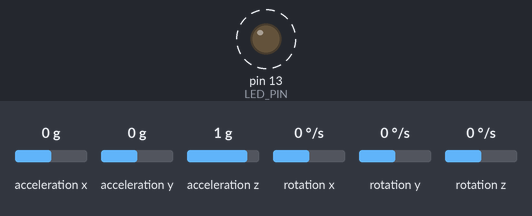
A sketch run on a simulated Arduino Uno, built with avr-gcc and run on an emulated ATmega328P. Parts: output pins drawn as LEDs (lit = HIGH). Dashed ring = blinking. The inputs (shaded band) are chosen by the test bench; at power-on: acceleration x 0 g, acceleration y 0 g, acceleration z 1 g, rotation x 0 °/s, rotation y 0 °/s, rotation z 0 °/s. What the sketch prints to the serial monitor is not drawn.

Above: at 1.2 s.
1.3 s: acceleration x set to -1.4 g
4.5 s: acceleration y set to -1.4 g
Timing chart, 0 to 14.4 s (numbered marks = the images above; inputs shaded):
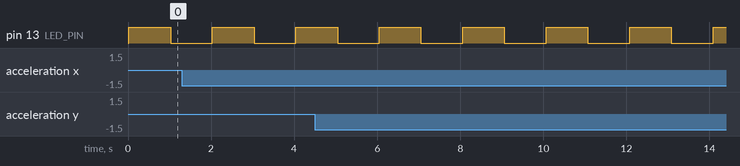

The sketch:

mesure_angle.ino
```cpp
// I2C device class (I2Cdev) demonstration Arduino sketch for MPU6050 class
// 10/7/2011 by Jeff Rowberg <jeff@rowberg.net>
// Updates should (hopefully) always be available at https://github.com/jrowberg/i2cdevlib
//
// Changelog:
//      2013-05-08 - added multiple output formats
//                 - added seamless Fastwire support
//      2011-10-07 - initial release

/* ============================================
I2Cdev device library code is placed under the MIT license
Copyright (c) 2011 Jeff Rowberg

Permission is hereby granted, free of charge, to any person obtaining a copy
of this software and associated documentation files (the "Software"), to deal
in the Software without restriction, including without limitation the rights
to use, copy, modify, merge, publish, distribute, sublicense, and/or sell
copies of the Software, and to permit persons to whom the Software is
furnished to do so, subject to the following conditions:

The above copyright notice and this permission notice shall be included in
all copies or substantial portions of the Software.

THE SOFTWARE IS PROVIDED "AS IS", WITHOUT WARRANTY OF ANY KIND, EXPRESS OR
IMPLIED, INCLUDING BUT NOT LIMITED TO THE WARRANTIES OF MERCHANTABILITY,
FITNESS FOR A PARTICULAR PURPOSE AND NONINFRINGEMENT. IN NO EVENT SHALL THE
AUTHORS OR COPYRIGHT HOLDERS BE LIABLE FOR ANY CLAIM, DAMAGES OR OTHER
LIABILITY, WHETHER IN AN ACTION OF CONTRACT, TORT OR OTHERWISE, ARISING FROM,
OUT OF OR IN CONNECTION WITH THE SOFTWARE OR THE USE OR OTHER DEALINGS IN
THE SOFTWARE.
===============================================
*/

// I2Cdev and MPU6050 must be installed as libraries, or else the .cpp/.h files
// for both classes must be in the include path of your project
#include "I2Cdev.h"
#include "MPU6050.h"
#include "math.h"

// Arduino Wire library is required if I2Cdev I2CDEV_ARDUINO_WIRE implementation
// is used in I2Cdev.h
#if I2CDEV_IMPLEMENTATION == I2CDEV_ARDUINO_WIRE
    #include "Wire.h"
#endif

// class default I2C address is 0x68
// specific I2C addresses may be passed as a parameter here
// AD0 low = 0x68 (default for InvenSense evaluation board)
// AD0 high = 0x69
MPU6050 accelgyro;
//MPU6050 accelgyro(0x69); // <-- use for AD0 high

int16_t ax, ay, az;
int16_t gx, gy, gz;
double alpha = 0;
double axd = 0;
double beta = 0;
double ayd = 0;


// uncomment "OUTPUT_READABLE_ACCELGYRO" if you want to see a tab-separated
// list of the accel X/Y/Z and then gyro X/Y/Z values in decimal. Easy to read,
// not so easy to parse, and slow(er) over UART.
#define OUTPUT_READABLE_ACCELGYRO

// uncomment "OUTPUT_BINARY_ACCELGYRO" to send all 6 axes of data as 16-bit
// binary, one right after the other. This is very fast (as fast as possible
// without compression or data loss), and easy to parse, but impossible to read
// for a human.
//#define OUTPUT_BINARY_ACCELGYRO


#define LED_PIN 13
bool blinkState = false;

void setup() {
    // join I2C bus (I2Cdev library doesn't do this automatically)
    #if I2CDEV_IMPLEMENTATION == I2CDEV_ARDUINO_WIRE
        Wire.begin();
    #elif I2CDEV_IMPLEMENTATION == I2CDEV_BUILTIN_FASTWIRE
        Fastwire::setup(400, true);
    #endif

    // initialize serial communication
    // (38400 chosen because it works as well at 8MHz as it does at 16MHz, but
    // it's really up to you depending on your project)
    Serial.begin(38400);

    // initialize device
    Serial.println("Initializing I2C devices...");
    accelgyro.initialize();

    // verify connection
    Serial.println("Testing device connections...");
    Serial.println(accelgyro.testConnection() ? "MPU6050 connection successful" : "MPU6050 connection failed");

    // use the code below to change accel/gyro offset values
    /*
    Serial.println("Updating internal sensor offsets...");
    // -76	-2359	1688	0	0	0
    Serial.print(accelgyro.getXAccelOffset()); Serial.print("\t"); // -76
    Serial.print(accelgyro.getYAccelOffset()); Serial.print("\t"); // -2359
    Serial.print(accelgyro.getZAccelOffset()); Serial.print("\t"); // 1688
    Serial.print(accelgyro.getXGyroOffset()); Serial.print("\t"); // 0
    Serial.print(accelgyro.getYGyroOffset()); Serial.print("\t"); // 0
    Serial.print(accelgyro.getZGyroOffset()); Serial.print("\t"); // 0
    Serial.print("\n");
    accelgyro.setXGyroOffset(220);
    accelgyro.setYGyroOffset(76);
    accelgyro.setZGyroOffset(-85);
    Serial.print(accelgyro.getXAccelOffset()); Serial.print("\t"); // -76
    Serial.print(accelgyro.getYAccelOffset()); Serial.print("\t"); // -2359
    Serial.print(accelgyro.getZAccelOffset()); Serial.print("\t"); // 1688
    Serial.print(accelgyro.getXGyroOffset()); Serial.print("\t"); // 0
    Serial.print(accelgyro.getYGyroOffset()); Serial.print("\t"); // 0
    Serial.print(accelgyro.getZGyroOffset()); Serial.print("\t"); // 0
    Serial.print("\n");
    */

    // configure Arduino LED for

    pinMode(LED_PIN, OUTPUT);
    accelgyro.setFullScaleGyroRange(3);
    accelgyro.setFullScaleAccelRange(3);
}

void loop() {
    // read raw accel/gyro measurements from device
    accelgyro.getMotion6(&ax, &ay, &az, &gx, &gy, &gz);

    // these methods (and a few others) are also available
    //accelgyro.getAcceleration(&ax, &ay, &az);
    //accelgyro.getRotation(&gx, &gy, &gz);

    #ifdef OUTPUT_READABLE_ACCELGYRO
        // display tab-separated accel/gyro x/y/z values
        axd = (double)ax;
        alpha = -acos(-axd/-2070)+3.14/2 ;
        if ( az < 0)
        {
          alpha = 3.14/2 + (3.14/2 - alpha);
        }

        alpha = 360*alpha/(2*3.14);
        Serial.print("angle actuel X = ");
        Serial.print("\t");
        Serial.print(alpha);
        Serial.print("\n");

        ayd = (double)ay;
        beta = -acos(-ayd/-2070)+3.14/2 ;
        if ( az < 0)
        {
          beta = 3.14/2 + (3.14/2 - beta);
        }

        beta = 360*beta/(2*3.14);
        Serial.print("angle actuel Y = ");
        Serial.print("\t");
        Serial.print(beta);
        Serial.print("\n");

    #endif

    #ifdef OUTPUT_BINARY_ACCELGYRO
        Serial.write((uint8_t)(ax >> 8)); Serial.write((uint8_t)(ax & 0xFF));
        Serial.write((uint8_t)(ay >> 8)); Serial.write((uint8_t)(ay & 0xFF));
        Serial.write((uint8_t)(az >> 8)); Serial.write((uint8_t)(az & 0xFF));
        Serial.write((uint8_t)(gx >> 8)); Serial.write((uint8_t)(gx & 0xFF));
        Serial.write((uint8_t)(gy >> 8)); Serial.write((uint8_t)(gy & 0xFF));
        Serial.write((uint8_t)(gz >> 8)); Serial.write((uint8_t)(gz & 0xFF));
    #endif

    // blink LED to indicate activity
    blinkState = !blinkState;
    digitalWrite(LED_PIN, blinkState);
    delay(1000);
}
```

Measured:
- by itself, pin 13 (LED_PIN): alternates HIGH for 1.0 s and LOW for 1.0 s
